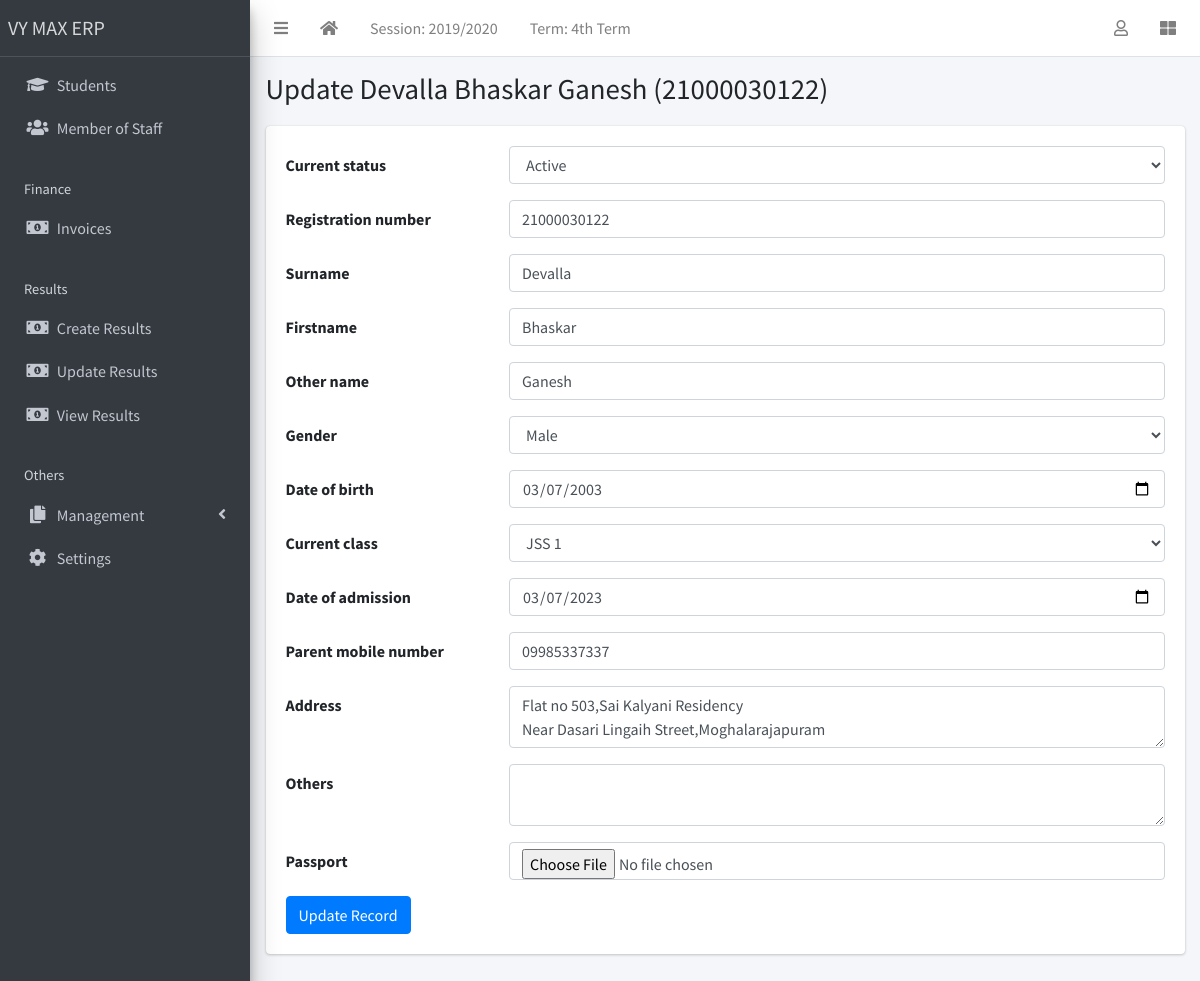
The app's page /student/1/update/ (signed in) with its own data.
### apps/corecode/models.py (models this page shows, shortened)
class AcademicSession(models.Model):
    name = models.CharField(max_length=200, unique=True)
    current = models.BooleanField(default=True)
    class Meta:
        ordering = ["-name"]

class AcademicTerm(models.Model):
    name = models.CharField(max_length=20, unique=True)
    current = models.BooleanField(default=True)
    class Meta:
        ordering = ["name"]

### apps/students/models.py (models this page shows, shortened)
class Student(models.Model):
    STATUS_CHOICES = [("active", "Active"), ("inactive", "Inactive")]
    GENDER_CHOICES = [("male", "Male"), ("female", "Female")]
    current_status = models.CharField(
        max_length=10, choices=STATUS_CHOICES, default="active"
    )
    registration_number = models.CharField(max_length=200, unique=True)
    surname = models.CharField(max_length=200)
    firstname = models.CharField(max_length=200)
    other_name = models.CharField(max_length=200, blank=True)
    gender = models.CharField(max_length=10, choices=GENDER_CHOICES, default="male")
    date_of_birth = models.DateField(default=timezone.now)
    current_class = models.ForeignKey(
        StudentClass, on_delete=models.SET_NULL, blank=True, null=True
    )
    date_of_admission = models.DateField(default=timezone.now)
    mobile_num_regex = RegexValidator(
        regex="^[0-9]{10,15}$", message="Entered mobile number isn't in a right format!"
    )
    parent_mobile_number = models.CharField(
        validators=[mobile_num_regex], max_length=13, blank=True
    )
    address = models.TextField(blank=True)
    others = models.TextField(blank=True)
    passport = models.ImageField(blank=True, upload_to="students/passports/")
    class Meta:
        ordering = ["surname", "firstname", "other_name"]
    def __str__(self):
        return f"{self.surname} {self.firstname} {self.other_name} ({self.registration_number})"

### apps/students/views.py (the view)
# urls.py: path("<int:pk>/update/", StudentUpdateView.as_view(), name="student-update"),
class StudentUpdateView(LoginRequiredMixin, SuccessMessageMixin, UpdateView):
    model = Student
    fields = "__all__"
    success_message = "Record successfully updated."
    def get_form(self):
        form = super(StudentUpdateView, self).get_form()
        form.fields["date_of_birth"].widget = widgets.DateInput(attrs={"type": "date"})
        form.fields["date_of_admission"].widget = widgets.DateInput(
            attrs={"type": "date"}
        )
        form.fields["address"].widget = widgets.Textarea(attrs={"rows": 2})
        form.fields["others"].widget = widgets.Textarea(attrs={"rows": 2})
        return form

### apps/corecode/context_processors.py (called while the page is built)
def site_defaults(request):
    current_session = AcademicSession.objects.get(current=True)
    current_term = AcademicTerm.objects.get(current=True)
    vals = SiteConfig.objects.all()
    contexts = {
        "current_session": current_session.name,
        "current_term": current_term.name,
    }
    for val in vals:
        contexts[val.key] = val.value
    return contexts

### apps/corecode/models.py (called while the page is built)
    def __str__(self):
        return self.name

### apps/students/templates/students/student_form.html (shortened to what this page needs)
{% extends 'base.html' %}
{% block title %}
  {% if object %}
    Update {{ object }}
  {% else %}
    Add new student
  {% endif %}
{% endblock title %}
{% block content %}
<form action="" method="POST" enctype="multipart/form-data">
  {% include 'corecode/form_snippet.html' %}
  {% if object %}
    <input type="submit" class="btn btn-primary" value="Update Record">
  {% else %}
    <input type="submit" class="btn btn-primary" value="Add new student">
  {% endif %}
</form>
{% endblock content %}

### templates/base.html (shortened to what this page needs)
{% load static %}
<!DOCTYPE html>
<html lang="en">
<head>
  <link rel="stylesheet" href="{% static 'plugins/fontawesome-free/css/all.min.css' %}">
  <link rel="stylesheet" href="{% static 'plugins/toastr/toastr.min.css' %}">
  <link rel="stylesheet"
    href="{% static 'plugins/overlayScrollbars/css/OverlayScrollbars.min.css' %}">
  <link rel="stylesheet" href="{% static 'plugins/Datatables/datatables.min.css' %}" />
  <link rel="stylesheet" href="{% static 'dist/css/adminlte.min.css' %}">
</head>
<body
  class="hold-transition sidebar-mini layout-fixed layout-navbar-fixed layout-footer-fixed">
  <div class="wrapper">
    <nav class="main-header navbar navbar-expand navbar-white navbar-light">
      <ul class="navbar-nav">
        <li class="nav-item">
          <a class="nav-link" data-widget="pushmenu" href="#" role="button"><i
              class="fas fa-bars"></i></a>
        </li>
        <li class="nav-item d-none d-sm-inline-block">
          <a href="{% url 'home' %} " class="nav-link"><i class="fa fa-home"></i></a>
        </li>
        <li class="nav-item d-none d-sm-inline-block">
          <a href="{% url 'current-session' %}" class="nav-link">Session: {{ current_session }}</a>
        </li>
        <li class="nav-item d-none d-sm-inline-block">
          <a href="{% url 'current-session' %}" class="nav-link">Term: {{ current_term }}</a>
        </li>
      </ul>
      <ul class="navbar-nav ml-auto">
        <li class="nav-item dropdown">
          <a class="nav-link" data-toggle="dropdown" href="#">
            <i class="far fa-user"></i>
          </a>
        </li>
        <li class="nav-item">
          <a class="nav-link" data-widget="control-sidebar" data-slide="true"
            href="#" role="button"><i class="fas fa-th-large"></i></a>
        </li>
      </ul>
    </nav>
    <aside class="main-sidebar sidebar-dark-primary elevation-4">
      <a href="{% url 'home' %}" class="brand-link">VY MAX ERP</a>
      <div class="sidebar">
        <nav class="mt-2">
          <ul class="nav nav-pills nav-sidebar flex-column"
            data-widget="treeview" role="menu" data-accordion="false">
            <li class="nav-item">
              <a href="{% url 'student-list' %}" class="nav-link">
                <i class="nav-icon fas fa-graduation-cap"></i>
                <p>
                  Students
                </p>
              </a>
            </li>
            <li class="nav-item">
              <a href="{% url 'staff-list' %}" class="nav-link">
                <i class="nav-icon fas fa-users"></i>
                <p>
                  Member of Staff
                </p>
              </a>
            </li>
            <li class="nav-header">Finance</li>
            <li class="nav-item">
              <a href="{% url 'invoice-list' %}" class="nav-link">
                <i class="nav-icon fas fa-money-bill-alt"></i>
                <p>
                  Invoices
                </p>
              </a>
            </li>
            <li class="nav-header">Results</li>
            <li class="nav-item">
              <a href="{% url 'create-result' %}" class="nav-link">
                <i class="nav-icon fas fa-money-bill-alt"></i>
                <p>
                  Create Results
                </p>
              </a>
            </li>
            <li class="nav-item">
              <a href="{% url 'edit-results' %}" class="nav-link">
                <i class="nav-icon fas fa-money-bill-alt"></i>
                <p>
                  Update Results
                </p>
              </a>
            </li>
            <li class="nav-item">
              <a href="{% url 'view-results' %}" class="nav-link">
                <i class="nav-icon fas fa-money-bill-alt"></i>
                <p>
                  View Results
                </p>
              </a>
            </li>
            <li class="nav-header">Others</li>
            <li class="nav-item has-treeview">
              <a href="#" class="nav-link">
                <i class="nav-icon fas fa-copy"></i>
                <p>
                  Management
                  <i class="fas fa-angle-left right"></i>
                </p>
              </a>
            </li>
            <li class="nav-item">
              <a href="{% url 'configs' %}" class="nav-link">
                <i class="nav-icon fas fa-cog"></i>
                <p>
                  Settings
                </p>
              </a>
            </li>
          </ul>
        </nav>
      </div>
    </aside>
    <div class="content-wrapper">
      <section class="content-header">
        <div class="container-fluid">
          <div class="row mb-1">
            <div class="col-sm-8">
              <h1>{% block title %}{% endblock title %}</h1>
            </div>
            <div class="col-sm-4">
            </div>
          </div>
        </div>
      </section>
      <section class="content">
        <div class="container-fluid">
          <div class="row">
            <div class="col-md-12">
              {% block fullcard %}
              <div class="card">
                <div class="card-body">
                  <div class="row">
                    <div class="col">
                      {% block content %}
                      {% endblock content %}
                    </div>
                  </div>
                </div>
              </div>
              {% endblock fullcard %}
            </div>
          </div>
        </div>
      </section>
    </div>
  </div>
</body>
</html>

### apps/corecode/templates/corecode/form_snippet.html (shortened to what this page needs)
{% load widget_tweaks %}
{% for field in form %}
<div class="form-group row">
  <label class="col-sm-3 col-form-label" for="{{ field.auto_id }}">
    {{ field.label }}
  </label>
  <div class="col-sm-9">
    {{ field | add_class:"form-control"}}
  </div>
</div>
{% endfor %}

### records on screen
AcademicSession: name "2019/2020"
AcademicTerm: name "4th Term"
Student: surname+firstname+other_name "Devalla Bhaskar Ganesh (21000030122)", current_status "Active" "21000030122" "Devalla" "Bhaskar" "Ganesh" "Male" "03/07/2003" "JSS 1" "03/07/2023" "09985337337" "Flat no 503,Sai Kalyani Residency Near Dasari Lingaih Street,Moghalarajapuram"

### other values on screen
{{ field.label }} "Current status" "Registration number" "Surname" "Firstname" "Other name" "Gender" "Date of birth" "Current class" "Date of admission" "Parent mobile number" "Address" "Others" "Passport"
